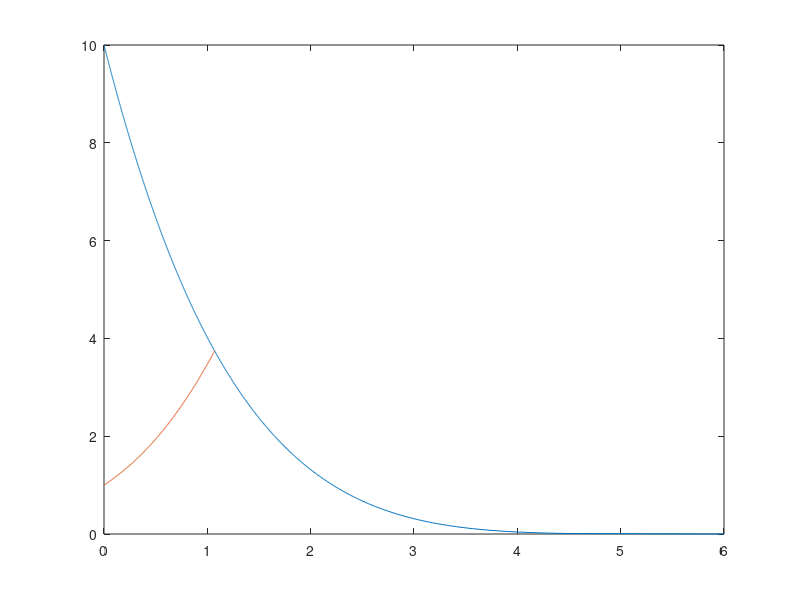

The MATLAB source for this figure: (Note: this script raises an error after producing the figure.)
clear;
%Given

p4byp1=10;
a4bya1=2;
g1=7/5; % air
g4=5/3; % helium
a1bya4=1/a4bya1;
%shock Mach number 

%plot of p4byp1 vs Ms

Ms_trial=linspace(1,6,1000);
gfn1=2*g1/(g1+1);
gfn4=2*g4/(g4-1);
gfn=(g4-1)/(g1+1);
 for i=1:length(Ms_trial)
        mfn=(Ms_trial(i)^2-1)/Ms_trial(i);
        numr=1+gfn1*(Ms_trial(i)^2-1);
        denom=(1-gfn*a1bya4*mfn)^gfn4;
        p4byp1_trial(i)=(numr/denom);
 end
 Ms=interp1(p4byp1_trial,Ms_trial,p4byp1,'spline');
 p2byp1=1+(2*g1/(g1+1))*(Ms^2-1);
 %expansion 4-3
 
 pbyp4_43=linspace(0,1,1000);
 delubya4_43=(2/(g4-1))*(1-pbyp4_43.^((g4-1)/(2*g4)));
 ubya4_43=delubya4_43-0;
 ubya1_43=ubya4_43*a4bya1;
 pbyp1_43=pbyp4_43*p4byp1;
 
 u3bya1_43=interp1(pbyp1_43,ubya1_43,p2byp1,'spline'); %p2=p3;
 plot(ubya1_43,pbyp1_43,'DisplayName','R43 left');
 a3bya4=1-(g4-1)*0.5*(u3bya1_43/a4bya1);
 hold on
  %shock 1-2
 

 a2bya1=sqrt((2*g1*Ms^2-(g1-1))*(2+(g1-1)*Ms^2)/((g1+1)^2*Ms^2));
 delubya1_12=linspace(0,u3bya1_43,1000);
 
 pbyp1_12=1+(g1.*delubya1_12).*((g1+1)*0.25.*delubya1_12+sqrt(1+(g1+1)^2*0.25^2.*delubya1_12.^2));
 ubya1_12=delubya1_12;
 u2bya1_12=interp1(pbyp1_12,ubya1_12,p2byp1,'spline');
 plot(ubya1_12,pbyp1_12,'DisplayName','S12 right');
 hold on
 
 %reflected shock 2-5
 Mr=(1/a2bya1)*0.5*((Ms^2-1)/Ms)+sqrt((1/a2bya1)^2*((Ms^2-1)/(4*Ms))^2+1);
 
 delubya2_25=linspace(0,u2bya1_12/a2bya1,1000);
 pbyp2_25=1+(g1.*delubya2_25).*((g1+1)*0.25.*delubya2_25+sqrt(1+(g1+1)^2*0.25^2.*delubya2_25.^2));
 ubya2_25=-delubya2_25+(u2bya1_12/a2bya1);
 ubya1_25=ubya2_25*a2bya1;
 pbyp1_25=pbyp2_25*p2byp1;
 plot(ubya1_25,pbyp1_25,'DisplayName','S25 left');
 a5bya2=sqrt((2*g1*Mr^2-(g1-1))*(2+(g1-1)*Mr^2)/((g1+1)^2*Mr^2));
 p5byp1=interp1(ubya1_25,pbyp1_25,0,'spline');
 
% transmitted shock 3-6

delubya3_36=linspace(1,u2bya1_12/(a4bya1*a3bya4),1000);
pbyp3_36=1+(g4.*delubya3_36).*((g4+1)*0.25.*delubya3_36+sqrt(1+(g4+1)^2*0.25^2.*delubya3_36.^2));
ubya3_36=-delubya3_36+(u2bya1_12/(a4bya1*a3bya4));
ubya1_36=ubya3_36*a3bya4*a4bya1;
pbyp1_36=pbyp3_36*p2byp1; %p2=p3
p0byp1_36=interp1(ubya1_36,pbyp1_36,0,'spline');
plot(ubya1_36,pbyp1_36,'DisplayName','S36 left');

if p5byp1<p0byp1_36
    %relflected shock 5-7

     delubya5_57=linspace(0,1,1000);
     pbyp5_57=1+(g1.*delubya5_57).*((g1+1)*0.25.*delubya5_57+sqrt(1+(g1+1)^2*0.25^2.*delubya5_57.^2));
     ubya5_57=delubya5_57-0;
     ubya1_57=ubya5_57*a5bya2*a2bya1;
     pbyp1_57=pbyp5_57*p5byp1;
     plot(ubya1_57,pbyp1_57,'DisplayName','S57 right');
     title(['P4/P1=10000 '  ' overtailored']);
else
    %expansion 5-7
 
 pbyp5_57=linspace(0,1,1000);
 delubya5_57=(2/(g1-1))*(1-pbyp5_57.^((g1-1)/(2*g1)));
 ubya5_57=-delubya5_57-0;
 ubya1_57=ubya5_57*a5bya2*a2bya1;
 pbyp1_57=pbyp5_57*p5byp1;
 
 
 plot(ubya1_57,pbyp1_57,'DisplayName','R57 right');
 a3bya4=1-(g4-1)*0.5*(u3bya1_43/a4bya1);
 hold on
 title(['P4/P1=10 ' ' Undertailored case']);
end
xline(0,'--')
 legend();
    
    xlabel('u/a1');
    ylabel('p/p1');
 
 
        
 
 
 